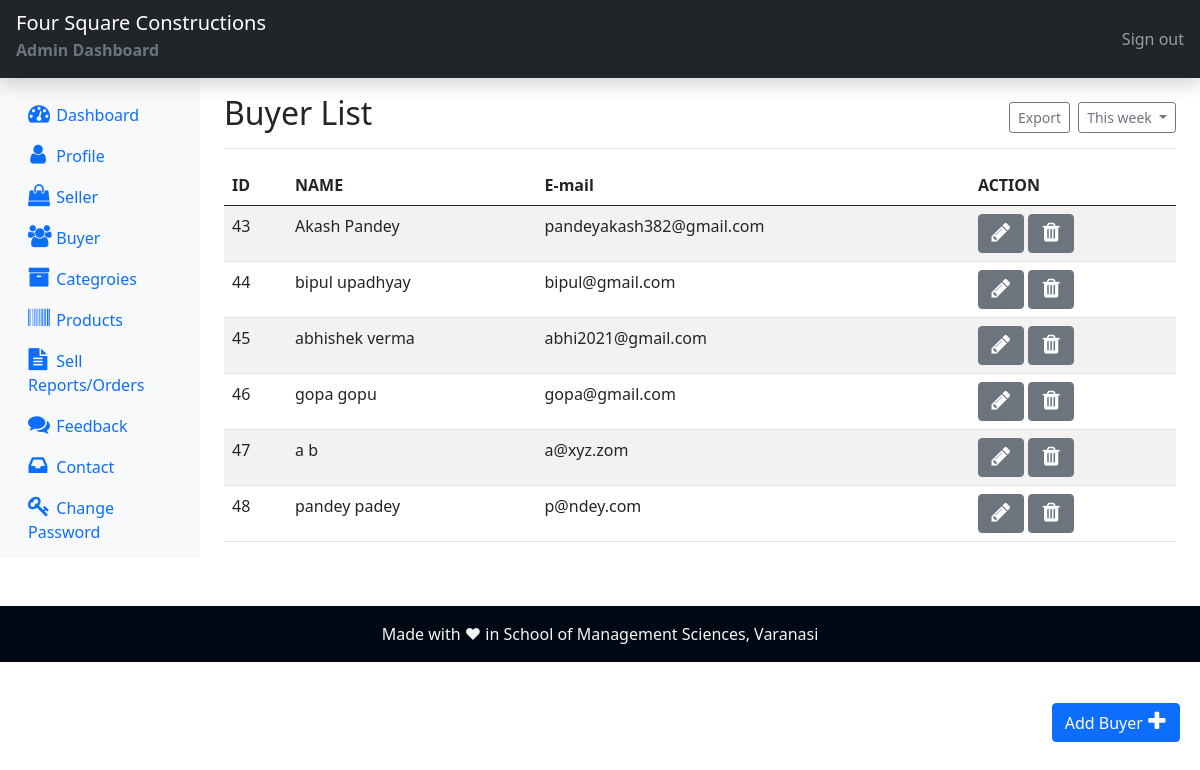
Before: /admin/buyer.php (signed in) with the older database file.
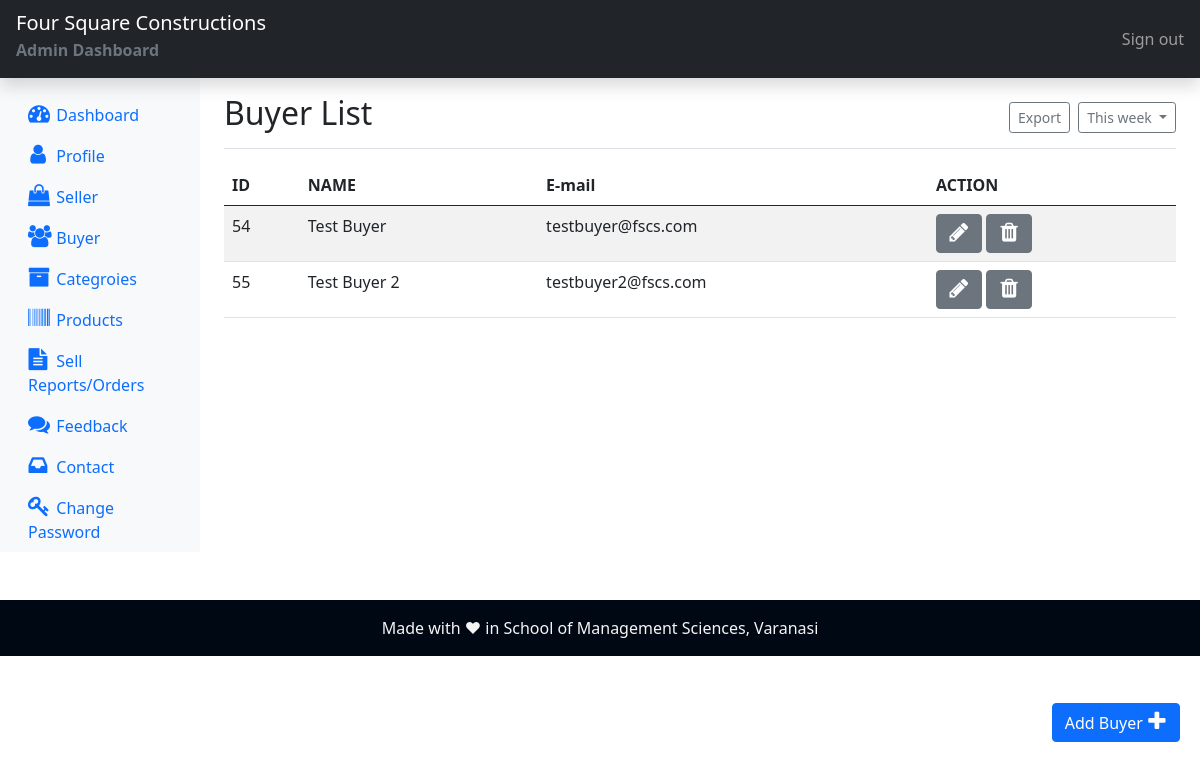
After: the same page with the newer database file.
### tables this page shows
CREATE TABLE `buyer` (
  `bu_id` int(11) NOT NULL,
  `bu_fname` varchar(255) NOT NULL,
  `bu_lname` varchar(255) NOT NULL,
  `bu_email` varchar(255) NOT NULL,
  `bu_password` varchar(255) NOT NULL,
  `bu_img` text NOT NULL,
  `bu_number` varchar(11) NOT NULL,
  `bu_address` varchar(255) NOT NULL
);

### admin/buyer.php (the view, shortened to what this page needs)
<?php
include("dashboard/header.inc.php");
include("dashboard/sidepane.inc.php");
include_once('../dbconnection.php');
?>
    <main class="col-md-9 ms-sm-auto col-lg-10 px-md-4">
      <div class="d-flex justify-content-between flex-wrap flex-md-nowrap align-items-center pt-3 pb-2 mb-3 border-bottom">
        <h1 class="h2">Buyer List</h1>
        <div class="btn-toolbar mb-2 mb-md-0">
          <div class="btn-group me-2">
           <input type="button" class="btn btn-sm btn-outline-secondary" value="Export" onclick="window.print()"></input>
          </div>
          <button type="button" class="btn btn-sm btn-outline-secondary dropdown-toggle">
            This week
          </button>
        </div>
      </div>
<?php
    $sql = " SELECT * FROM buyer ";
    $result = $conn->query($sql);
    if ($result->num_rows > 0) {
  ?>
  <div style="overflow-x:auto;">
    <table class="table table-striped table-hover">
      <thead>
        <tr>
          <th scope="col">ID</th>
          <th scope="col">NAME</th>
          <th scope="col">E-mail</th>
          <th scope="col">ACTION</th>
        </tr>
      </thead>
      <tbody>
      <?php
          while ($row = $result->fetch_assoc()) {
          ?>
        <tr>
          <td scope="row"><?php echo $row['bu_id'] ?></th>
          <td><?php echo $row['bu_fname']. " ".$row['bu_lname'] ?></td>
          <td><?php echo $row['bu_email'] ?></td>
          <td>
            <form method="POST" class="d-inline" action="editbuyer.php">
              <button type="submit" class="btn btn-secondary" name="view" value="view"><i class="fa fa-pencil" aria-hidden="true"></i></button>
            </form>
            <form method="POST" class="d-inline" action="">
              <button type="submit" class="btn btn-secondary" name="delete" value="delete"><i class="fa fa-trash" aria-hidden="true"></i></button>
            </form>
          </td>
        </tr>
      <?php
          } ?>
      </tbody>
    </table>
  </div>
<?php }
 else {
      echo ("Data not found");
    }
    ?>
<a class="btn btn-primary box mb-5" href="addbuyer.php">Add Buyer&nbsp;<i class="fa fa-plus" aria-hidden="true"></i></a>
</main>
  </div>
</div>
<?php include("dashboard/footer.inc.php") ?>
</body>
</html>

Changed rows visible on the page:
removed buyer: bu_id "43", bu_fname "Akash", bu_lname "Pandey", bu_email "pandeyakash382@gmail.com"
removed buyer: bu_id "44", bu_fname "bipul", bu_lname "upadhyay", bu_email "bipul@gmail.com"
removed buyer: bu_id "45", bu_fname "abhishek", bu_lname "verma", bu_email "abhi2021@gmail.com"
removed buyer: bu_id "46", bu_fname "gopa", bu_lname "gopu", bu_email "gopa@gmail.com"
removed buyer: bu_id "47", bu_fname "a", bu_lname "b", bu_email "a@xyz.zom"
removed buyer: bu_id "48", bu_fname "pandey", bu_lname "padey", bu_email "p@ndey.com"
added buyer: bu_id "54", bu_fname "Test", bu_lname "Buyer", bu_email "testbuyer@fscs.com"
added buyer: bu_id "55", bu_fname "Test", bu_lname "Buyer 2", bu_email "testbuyer2@fscs.com"
